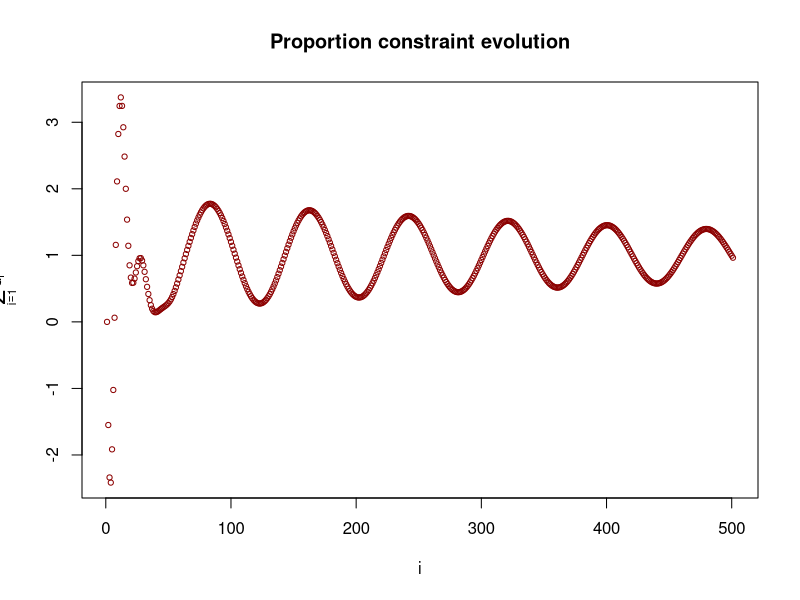
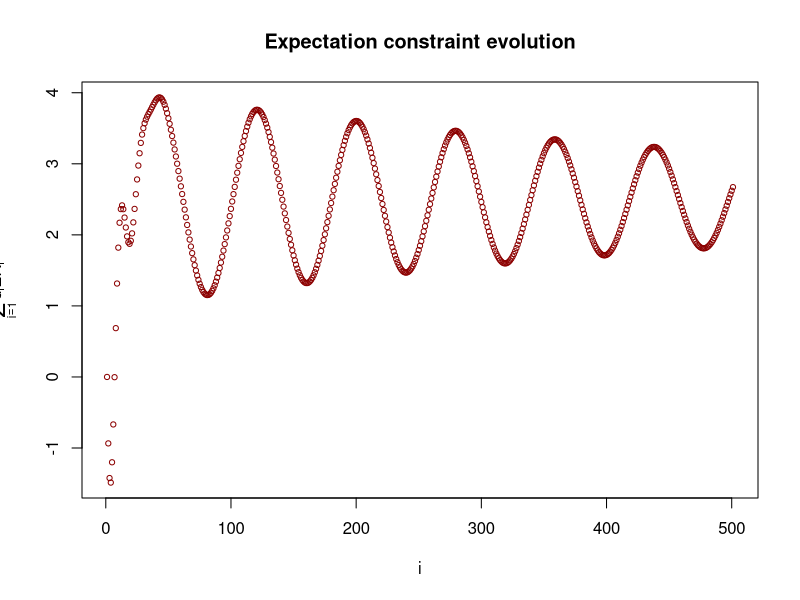

R code for these plots, in order:
#___________________________________________________________________________________________________
library( Matrix )

# Numerical gradient
# J objective function
# x point
# e epsilon
gradient<-function( J, u, e, m ) {
  n<-length( u )
  g<-Matrix(0,m,n)  
  for ( i in 1:n ) { # i<-1
    y<-u
    y[i]<-y[i] + e
    z<-u
    z[i]<-z[i] - e
    g[,i]<-0.5 * ( J( y ) - J( z ) ) / e
  }
  return( g )
}

#___________________________________________________________________________________________________
# Uzawa algorithm for constrained optimization
uzawa_method<-function( n, e1, e2, a, b, u0, p0, J, F, c ) {
  p<-p0
  u<-u0
  P<-as.matrix( p )
  U<-as.matrix( u )
  N<-length( p )

  for ( i in 1:n ) {
    gJ<-gradient( J, u, e2, 1 )
    gF<-gradient( F, u, e2, N )
    g<-t( gJ + t(p) %*% gF )
  	u<-u - a * g
  	f<-F( u )
  	p<-p + b * f
  	if ( c ) {
      p<-Matrix( apply( p, 1, FUN = max, 0 ), N, 1 )
  	}	
    U<-cbind( U, as.matrix( u ) )
  	P<-cbind( P, as.matrix( p ) )
  	if ( norm( g ) <= e1 ) {
  		break
  	}
  }
  return( list( u = u, p = p, J = J(u), F = F(u), U = U, P = P ) )
}

#___________________________________________________________________________________________________
# Example Portfolio Optimization, Merton model
n<-10
e<-matrix( 0, n, 1 )
for ( i in 1:n ) {
  e[i]<-i / n
}
A<-Matrix( 0, n, n )
A<-diag( e )
R<-Matrix( runif( n * n ), n, n )
A<-A + 0.001 * t(R) %*% R
r<-2.5

# Equality restriccions
F<-function(u) { 
	return( Matrix( c( as.numeric( t(e) %*% u - r ), 
                     as.numeric( Matrix(1,1,n) %*% u - 1) ) ) )
}

# Objective function
J<-function( u ) {
	return( t(u) %*% A %*% u )
}

nn<-500
e1<-0.00001
e2<-0.00001
a<-0.1
b<-0.1
u0<-Matrix( 0, n, 1 )
p0<-Matrix( 1, 2, 1 )
c<-FALSE

result<-uzawa_method( nn, e1, e2, a, b, u0, p0, J, F, c )

X11()
plot( colSums( result$U ), col = 'red4', cex = 0.7, main = 'Proportion constraint evolution',
      xlab = 'i', ylab = expression( sum( u[i], i == 1, n ) ) )
X11()
E<-as.vector( t(e) %*% result$U )
plot( E, col = 'red4', cex = 0.7, main = 'Expectation constraint evolution',
      xlab = 'i', ylab = expression( sum( u[i]*ER[i], i == 1, n ) ))

#___________________________________________________________________________________________________
# F<-function(u) { 
#   return( Matrix( c( as.numeric( t(e) %*% u - r ), 
#                      as.numeric( Matrix(1,1,n) %*% u - 1), 
#                      as.vector( -u ) ), length(u) + 2, 1 ) )
# }
